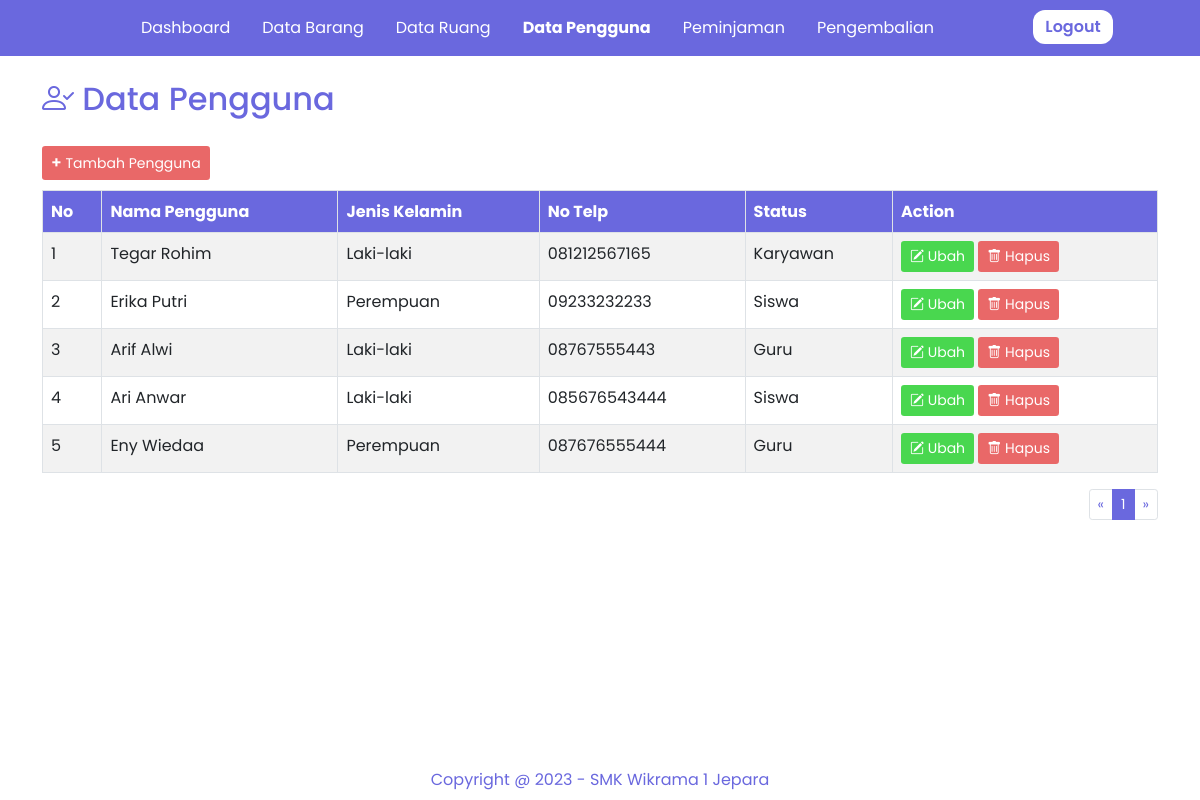
The page /pengguna.php (signed in) on the database its author committed.
### tables this page shows
CREATE TABLE `tb_pengguna` (
  `id_pengguna` int(11) NOT NULL,
  `nama_pengguna` varchar(100) NOT NULL,
  `jenis_kelamin` enum('Laki-laki','Perempuan','','') NOT NULL,
  `no_hp` varchar(12) NOT NULL,
  `status_pengguna` enum('Siswa','Guru','Karyawan') NOT NULL
);

### pengguna.php (the view, shortened to what this page needs)
<html>
<head>
	<link href="https://cdn.jsdelivr.net/npm/bootstrap@5.0.2/dist/css/bootstrap.min.css" rel="stylesheet">
	<link rel="stylesheet" type="text/css" href="assets/css/style.css">
  <link rel="stylesheet" href="https://cdn.jsdelivr.net/npm/sweetalert2@11.0.16/dist/sweetalert2.min.css">
  <link rel="stylesheet" href="https://cdn.jsdelivr.net/npm/bootstrap-icons@1.5.0/font/bootstrap-icons.css">
</head>
<body>
	<nav class="navbar navbar-expand-lg ">
  <div class="container">
    <div class="collapse navbar-collapse" id="navbarNav">
      <ul class="navbar-nav mx-auto">
        <li class="nav-item mx-2">
          <a class="nav-link " aria-current="page" href="dashboard.php">Dashboard</a>
        </li>
        <li class="nav-item mx-2">
          <a class="nav-link " aria-current="page" href="barang.php">Data Barang</a>
        </li>
        <li class="nav-item mx-2">
          <a class="nav-link " href="ruang.php">Data Ruang</a>
        </li>
        <li class="nav-item mx-2">
          <a class="nav-link active" href="pengguna.php">Data Pengguna</a>
        </li>
        <li class="nav-item mx-2">
          <a class="nav-link " href="peminjaman.php">Peminjaman</a>
        </li>
        <li class="nav-item mx-2">
          <a class="nav-link " href="pengembalian.php">Pengembalian</a>
        </li>
      </ul>
      <div>
      	<a href="logout.php"><button class="button-keluar">Logout</button></a>
      </div>
    </div>
  </div>
</nav>
<section id="hero" style="height: 100%;">
	<div class="container mt-4">
		<div class="row mt-4">
			<h2 class="dashboard"><i class="bi bi-person-check"></i> Data Pengguna</h2>
			<div class="table-responsive">
        <button type="button" class="btn btn-sm button-tambah" data-bs-toggle="modal" data-bs-target="#tambah_Pengguna"><span class="t-tambah">+</span> Tambah Pengguna</button>
          <table class="table table-bordered table-striped table-hover">
            <thead class="custom-table-dark">
              <tr>
                <th>No</th>
                <th>Nama Pengguna</th>
                <th>Jenis Kelamin</th>
                <th>No Telp</th>
                <th>Status</th>
                <th>Action</th>
              </tr>
            </thead>
            <tbody>
            <?php
              require "koneksi.php";
              $limit = 5;
              $page = isset($_GET['page']) ? max(1, intval($_GET['page'])) : 1;
              $skip = ($page - 1) * $limit;
              $sql = "SELECT * FROM tb_pengguna LIMIT $skip, $limit";
              $result = $mysqli->query($sql);
              $no = ($page - 1) * $limit + 1;
              if($result->num_rows > 0) :
              while($row = $result->fetch_assoc()) :
            ?>
                  <tr>
                    <td><?= $no++; ?></td>
                    <td><?= $row["nama_pengguna"] ?></td>
                    <td><?= $row["jenis_kelamin"] ?></td>
                    <td><?= $row["no_hp"] ?></td>
                    <td><?= $row["status_pengguna"] ?></td>
                    <td>
                      <a href="#" class="btn btn-hijau btn-sm" data-bs-toggle="modal" data-bs-target="#edit_Pengguna<?= $row['id_pengguna'] ?>"><i class="bi bi-pencil-square"></i> Ubah</a>
                      <a href="crud_pengguna.php?id=<?= $row['id_pengguna'] ?>" class="btn btn-merah btn-sm delete"><i class="bi bi-trash"></i> Hapus</a>
                    </td>
                  </tr>
              <?php
                endwhile;
               endif;
             ?>
            </tbody>
          </table>
      </div>
		</div>
        <?php
        $query = "SELECT COUNT(id_pengguna) AS total_rows FROM tb_pengguna";
            $result1 = $mysqli->query($query);
            if ($result1) {
                $totalRows = $result1->fetch_assoc()['total_rows'];
            } else {
                $totalRows = 0;
            }
        $totalPages = ceil($totalRows / $limit);
          echo '<nav aria-label="Halaman Navigasi">';
          echo '<ul class="pagination pagination-sm justify-content-end">';
          echo '<li class="page-item ' . ($page <= 1 ? 'disabled' : '') . '">';
          echo '<a class="page-link" href="?page=' . ($page - 1) . '" tabindex="-1" aria-disabled="true">&laquo</a>';
          echo '</li>';
          for ($i = 1; $i <= $totalPages; $i++) {
              echo '<li class="page-item ' . ($page == $i ? 'active' : '') . '"><a class="page-link" href="?page=' . $i . '">' . $i . '</a></li>';
          }
          echo '<li class="page-item ' . ($page >= $totalPages ? 'disabled' : '') . '">';
          echo '<a class="page-link" href="?page=' . ($page + 1) . '" >&raquo</a>';
          echo '</li>';
          echo '</ul>';
          echo '</nav>';
        ?>
	   </div>
</section>
<footer class="footer-barang">
		<p class="mt-2">Copyright @ 2023 - SMK Wikrama 1 Jepara</p>
</footer>
</body>
</html>

### assets/css/style.css (style rules this page uses)
body { font-family: 'Poppins', sans-serif; display: flex; flex-direction: column; min-height: 100vh; margin: 0; }
.navbar { background-color: #6A68DE; }
.nav-link.active { font-size: 16px; font-weight: 700; }
.nav-link { font-size: 16px; font-weight: 400; color: #FFFFFF; }
#hero { width: 100%; flex: 1; }
footer { background-color: #6A68DE; color: #FFFFFF; text-align: center; height: 50px; margin-top: 29px; }
.button-keluar { margin-top: -2px; color: #6A68DE; background-color: #FFFFFF; border: none; border-radius: 12px; padding: 5px; width: 80px; margin-right: 45px; font-weight: 600; }
.dashboard { color: #6A68DE; }
.footer-barang { background-color: #FFFFFF; text-align: center; padding: 10px; position: sticky; bottom: 0; width: 100%; color: #6A68DE; }
.button-tambah { margin-top: 20px; margin-bottom: 10px; background-color: #E96868; color: #FFFFFF; font-size: 14px; }
.t-tambah { font-size: 16px; font-weight: 600; }
.btn-hijau { background-color: #49D74F; color: #FFFFFF; }
.btn-merah { background-color: #E96868; color: #FFFFFF; }
.custom-table-dark { background-color: #6A68DE; color: white; }
.pagination .page-item.active .page-link { background-color: #6A68DE; border-color: #6A68DE; color: #fff; }
.pagination .page-link { color: #6A68DE; }
.pagination .page-item.disabled .page-link { color: #6A68DE; }

### rows shown on the page
tb_pengguna: nama_pengguna "Tegar Rohim", jenis_kelamin "Laki-laki", no_hp "081212567165", status_pengguna "Karyawan"
tb_pengguna: nama_pengguna "Erika Putri", jenis_kelamin "Perempuan", no_hp "09233232233", status_pengguna "Siswa"
tb_pengguna: nama_pengguna "Arif Alwi", jenis_kelamin "Laki-laki", no_hp "08767555443", status_pengguna "Guru"
tb_pengguna: nama_pengguna "Ari Anwar", jenis_kelamin "Laki-laki", no_hp "085676543444", status_pengguna "Siswa"
tb_pengguna: nama_pengguna "Eny Wiedaa", jenis_kelamin "Perempuan", no_hp "087676555444", status_pengguna "Guru"
